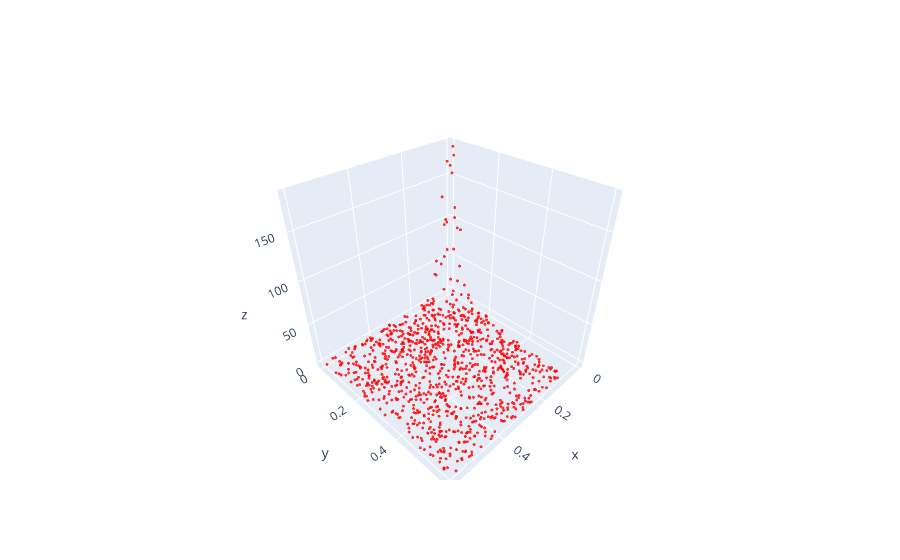

This figure's notebook cell:
### Markdown cell above
## Joint data in pipeline

### Code cell
import numpy as np
import plotly.graph_objects as go
import plotly.io as pio

data_in_pipeline = np.loadtxt('data/processed_data/dijet_joint_data_in_pipeline.csv', delimiter=',', skiprows=1)
indices = np.random.choice(data_in_pipeline.shape[0], size=1000, replace=False)
data = data_in_pipeline[indices]
fig = go.Figure(data=[go.Scatter3d(
    x=data[:, 0],
    y=data[:, 1],
    z=data[:, 2],
    mode='markers',
    marker=dict(
        size=1,
        color='red',
        opacity=0.8
    )
)])

# fig.show(renderer='browser')
pio.show(fig)

### Figure 1 — Plotly figure (JSON) as saved in the notebook; plotly's stock layout.template omitted (floating-point values rounded to 4 significant figures; data arrays with more than 128 entries replaced by an {"elided": "..."} marker saying what was removed)
{"data": [{"marker": {"color": "red", "opacity": 0.8, "size": 1}, "mode": "markers", "type": "scatter3d", "x": {"elided": "1000 float values"}, "y": {"elided": "1000 float values"}, "z": {"elided": "1000 float values"}}], "layout": {}}
